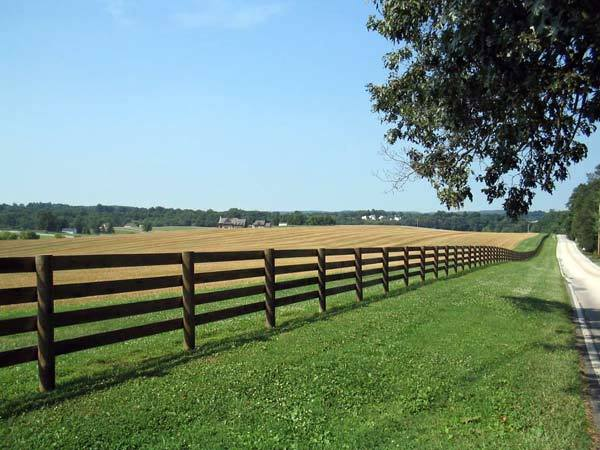
//> input picture Heng/recinto.jpg, 600 x 450 px
$ ./main   (built with g++ and OpenCV 4)
//> lines starting //> are read from the running program, lines starting //| are printed output that depends on the picture
#include <stdio.h>
#include <iostream>
#include <vector>
#include <numeric>
#include <math.h>
#include <opencv2/opencv.hpp>
using namespace cv;
using namespace std;


// [31 lines of commented-out code are left out]

void drawLines(Mat& rawImage, vector<Point2d> rette)
{
    cvtColor(rawImage, rawImage, COLOR_GRAY2BGR);
    double rho, theta, x0, y0;
    Point a,b;
    for(int i=0; i<rette.size(); i++)
    {
        rho = rette.at(i).y;
        theta = rette.at(i).x;
        x0 = round(rho * cos(theta));
        y0 = round(rho * sin(theta));
        a.x = round(x0 - 1000 * (sin(theta)));
        a.y = round(y0 + 1000 * (cos(theta)));
        b.x = round(x0 + 1000 * (sin(theta)));
        b.y = round(y0 - 1000 * (cos(theta)));
        circle(rawImage,Point(x0,y0), 4 , Vec3b(100,100,0), 2, 8,0);
        line(rawImage, a, b, Scalar(0,0,255), 1, 8);
        cout << theta*180/M_PI << endl;
    }
    imshow("raw", rawImage);
}

void houghTransform(Mat& inputImage, Mat& rawImage, int threshold)
{
    int N = inputImage.rows;
    int M = inputImage.cols;
    int width = sqrt(pow(N,2)+pow(M,2));
    int height = 180;
    Mat accumulator = Mat::zeros(height, width*2, CV_32FC1);
    for(int i=0; i<N; i++)
    {
        for(int j=0; j<M; j++)
        {
            if(inputImage.at<uchar>(i,j)!=0)
            {
                for(int th=0; th<180; th++)
                {
                    double rho = j*cos((th)*M_PI/180)+i*sin((th)*M_PI/180);
                    accumulator.at<float>(th,round(rho+width))++;
                }
            }
        }
    }
    Mat parameters(accumulator.size(), CV_8UC1);
    normalize(accumulator, parameters, 0, 255, NORM_MINMAX);
    imwrite("parametri.png", parameters);
    vector<Point2d> rette;
    for(int i=0; i<accumulator.rows; i++)
    {
        for(int j=0; j<accumulator.cols; j++)
        {
            if(accumulator.at<float>(i,j)>threshold)
            {
                double rho = j - width;
                double theta = i*M_PI/180;
                rette.push_back(Point2d(theta,rho));
            }
        }
    }
    drawLines(rawImage, rette);
}

int main(int argc, char** argv )
{
    const char* fileName = "recinto.jpg";
    Mat rawImage = imread(fileName, IMREAD_GRAYSCALE);                          //immagine presa in input
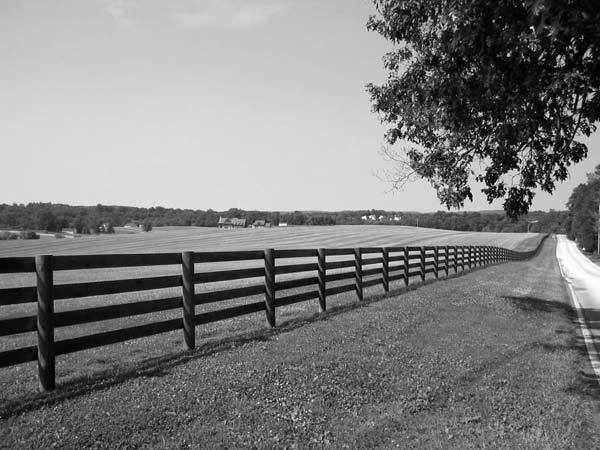
//> rawImage: 450 rows x 600 cols, CV_8UC1; min 0, max 255, mean 127
    Mat edgesImage(rawImage.size(), CV_8UC1);
    if (!rawImage.data)
    {
        printf("No image data \n");
        return -1;
    }
    blur(rawImage,rawImage, Size(5,5), Point(-1,-1), 4);
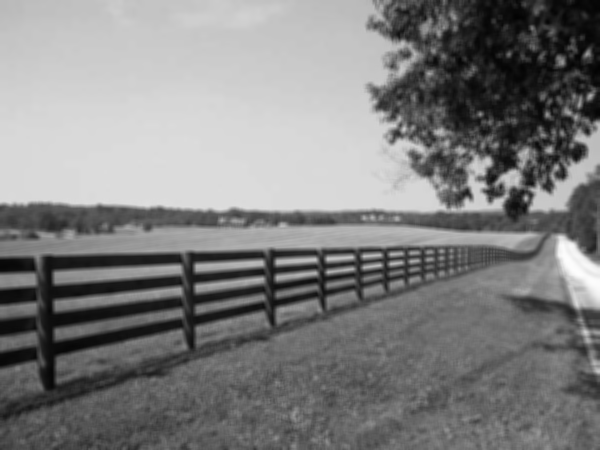
//> rawImage: 450 rows x 600 cols, CV_8UC1; min 2, max 253, mean 127
    Canny(rawImage,edgesImage,100,150,3);
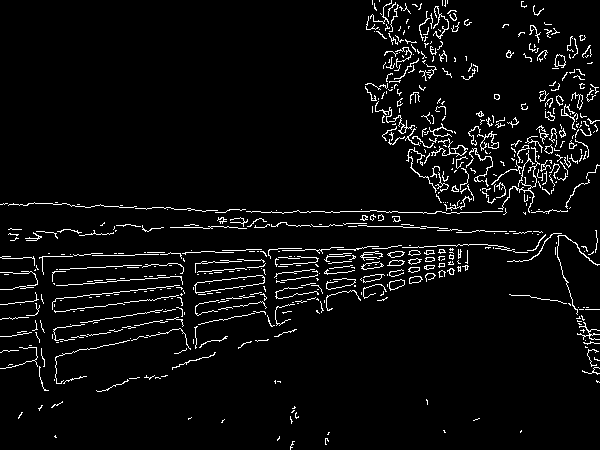
//> edgesImage: 450 rows x 600 cols, CV_8UC1; 4.6% white in thin lines or dots
    //imshow("canny", edgesImage);
    houghTransform(edgesImage, rawImage,120);
//> after the loop in houghTransform, `for(int i=0; i<N; i++)`:
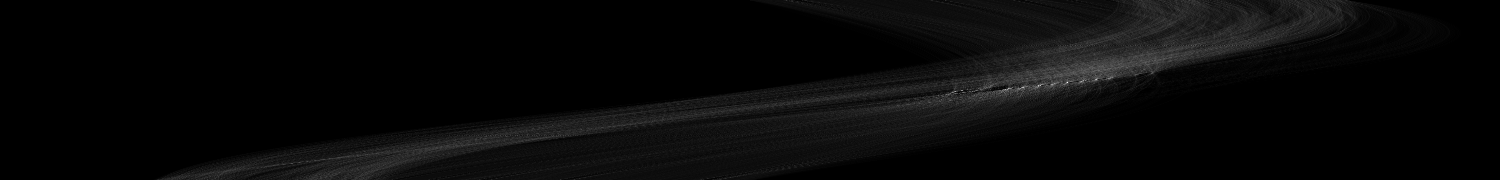
//> accumulator: 180 rows x 1500 cols, CV_32FC1; min 0, max 251, mean 8.3
//> after the loop in houghTransform, `for(int i=0; i<accumulator.rows; i++)`: rette = 34 Points (x, y), first 12: [1.34, 362], [1.36, 358], [1.36, 359], [1.38, 345], [1.38, 346], [1.4, 333], [1.4, 335], [1.41, 330], [1.41, 331], [1.43, 316], [1.43, 317], [1.45, 304]
//> the loop in drawLines, `for(int i=0; i<rette.size(); i++)` made 34 passes
//> (rho, theta, x0, y0) on passes 1 to 12: (362, 1.34, 81, 353), (358, 1.36, 74, 350), (359, 1.36, 75, 351), (345, 1.38, 66, 339), (346, 1.38, 66, 340), (333, 1.4, 58, 328), (335, 1.4, 58, 330), (330, 1.41, 52, 326), (331, 1.41, 52, 327), (316, 1.43, 44, 313), (317, 1.43, 44, 314), (304, 1.45, 37, 302)
//| 77
//| 78
//| 78
//| 79
//| 79
//| 80
//| 80
//| 81
//> (output is shown up to pass 8 of 34)
//> after the loop in drawLines, `for(int i=0; i<rette.size(); i++)`:
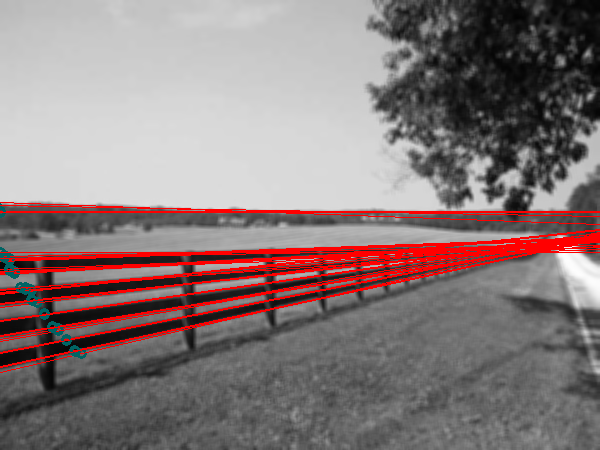
//> rawImage: 450 rows x 600 cols, CV_8UC3; mean B, G, R 121.9, 121.9, 136.4
    waitKey(0);
    return 0;
}
